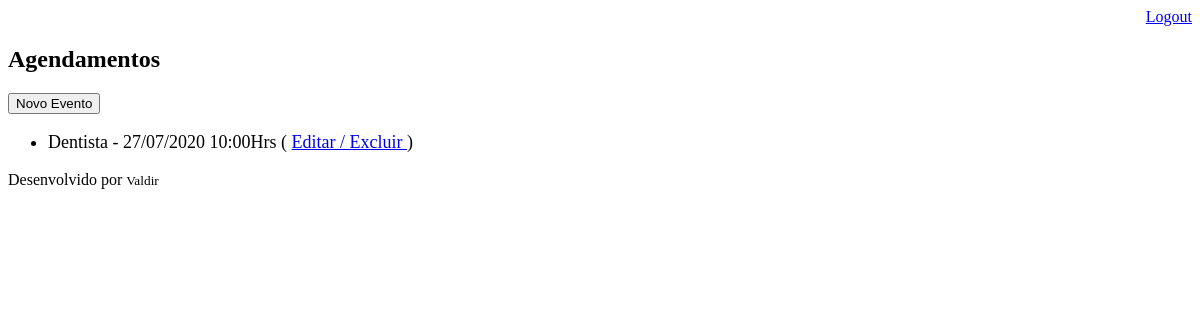
/agenda/ (signed in), run on an earlier commit of the app's database.
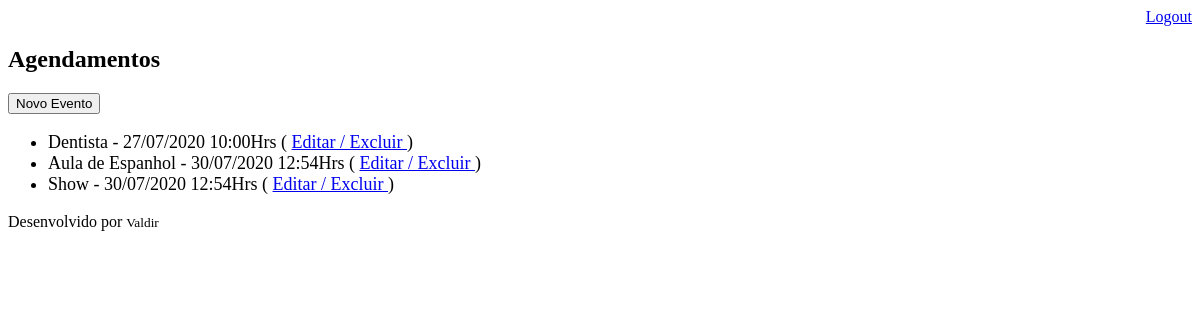
And on a later commit of the database.
### core/models.py (models this page shows, shortened)
class Evento(models.Model):
    titulo = models.CharField(max_length=100) # cria campo de no max 100 caracteres
    descricao = models.TextField(blank=True, null=True)
    data_event  = models.DateTimeField(verbose_name='Data do Evento')
    data_criacao  = models.DateTimeField(auto_now=True) # auto_now insere a hora atual
    usuario = models.ForeignKey(User, on_delete=models.CASCADE)
    class Meta:
        db_table = 'evento'
    def get_data_evento(self):
        return self.data_event.strftime('%d/%m/%Y %H:%MHrs')
    def get_evento_atrasado(self):
        if self.data_event < datetime.now():
            return True
        else:
            return False

### core/views.py (the view)
# urls.py: path('agenda/', views.lista_eventos),
@login_required(login_url='/login/')
def lista_eventos(request):
    usuario = request.user
    data_atual = datetime.now() - timedelta(hours=1)
    evento = Evento.objects.filter(usuario=usuario, data_event__gt=data_atual)
    dados  = { 'eventos':evento }
    return render(request, 'agenda.html', dados)

### templates/agenda.html (shortened to what this page needs)
{% extends "model-page.html" %}
{% block content %}
    <h2>Agendamentos</h2>
     <a href="evento/">
       <button type="button">Novo Evento</button>
     </a>
    <ul style="font-size: 18px">
       {% for evento in eventos %}
          <li >
              <div style=>
              {{ evento.titulo }} - {{evento.get_data_evento}}
              ( <a href="evento/?id={{ evento.id }}"> Editar </a>
              <a href="evento/delete/{{ evento.id }}/"> / Excluir </a>)
             </div>
          </li>
       {% endfor %}
    </ul>
{% endblock %}

### templates/model-page.html
<!DOCTYPE html>
<html lang="en">
<head>
   {% include "model-header.html" %}
</head>
<body>
   {% block content %} {% endblock %}
   {% include "model-footer.html"  %}
</body>
</html>

### templates/model-header.html (shortened to what this page needs)
 <div align="right">
   <a href="/logout">Logout</a>
 </div>

### templates/model-footer.html
<p>Desenvolvido por <small> Valdir </small></p>

What changed in the data, as far as the page shows it:
added Evento: titulo "Aula de Espanhol", get_data_evento "30/07/2020 12:54Hrs"
added Evento: titulo "Show", get_data_evento "30/07/2020 12:54Hrs"
